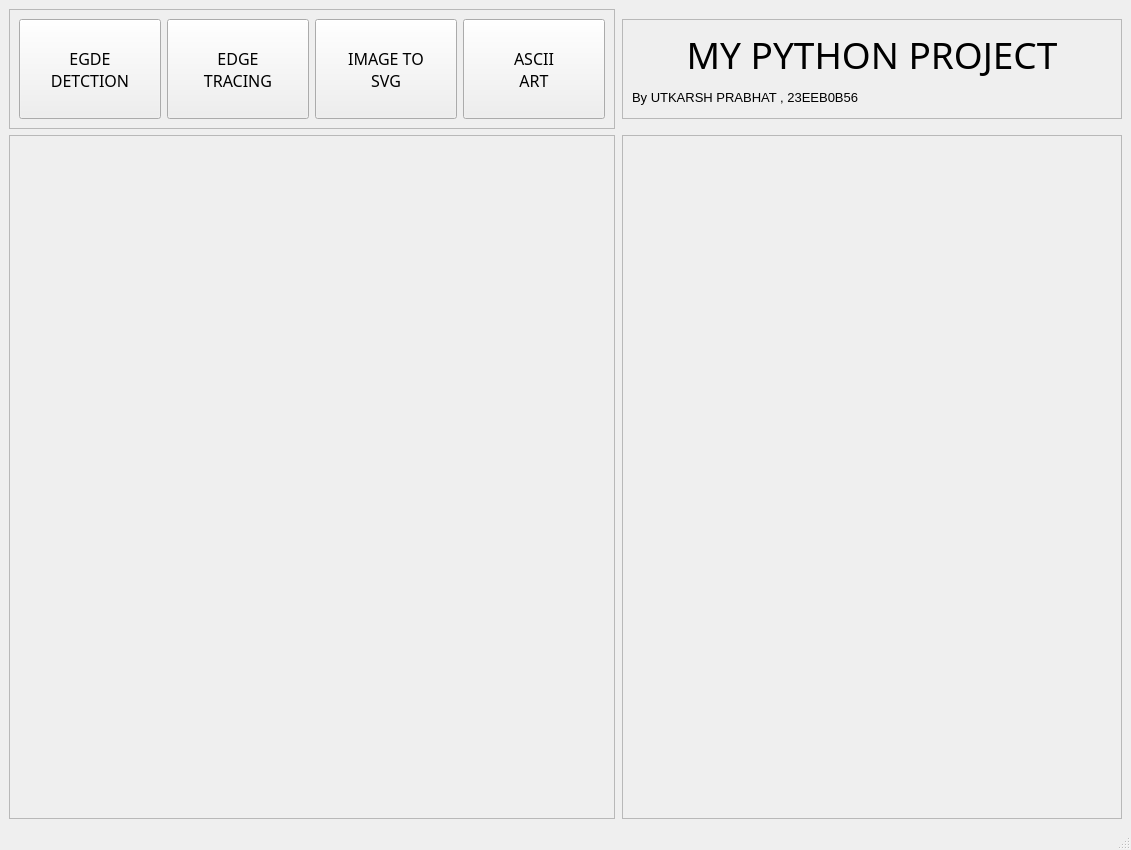
<?xml version="1.0" encoding="UTF-8"?>
<ui version="4.0">
 <class>MainWindow</class>
 <widget class="QMainWindow" name="MainWindow">
  <property name="geometry">
   <rect>
    <x>0</x>
    <y>0</y>
    <width>1131</width>
    <height>850</height>
   </rect>
  </property>
  <property name="windowTitle">
   <string>MainWindow</string>
  </property>
  <property name="autoFillBackground">
   <bool>false</bool>
  </property>
  <widget class="QWidget" name="centralwidget">
   <layout class="QGridLayout" name="gridLayout_2">
    <item row="0" column="0">
     <layout class="QGridLayout" name="gridLayout">
      <property name="horizontalSpacing">
       <number>7</number>
      </property>
      <item row="0" column="0">
       <widget class="QFrame" name="MENU_FRAME">
        <property name="sizePolicy">
         <sizepolicy hsizetype="Expanding" vsizetype="Preferred">
          <horstretch>0</horstretch>
          <verstretch>0</verstretch>
         </sizepolicy>
        </property>
        <property name="minimumSize">
         <size>
          <width>600</width>
          <height>100</height>
         </size>
        </property>
        <property name="frameShape">
         <enum>QFrame::StyledPanel</enum>
        </property>
        <property name="frameShadow">
         <enum>QFrame::Raised</enum>
        </property>
        <layout class="QHBoxLayout" name="horizontalLayout_2">
         <item>
          <widget class="QPushButton" name="menu_button_1">
           <property name="minimumSize">
            <size>
             <width>0</width>
             <height>100</height>
            </size>
           </property>
           <property name="font">
            <font>
             <family>Bahnschrift SemiBold Condensed</family>
             <pointsize>12</pointsize>
            </font>
           </property>
           <property name="cursor">
            <cursorShape>PointingHandCursor</cursorShape>
           </property>
           <property name="text">
            <string>EGDE 
DETCTION</string>
           </property>
          </widget>
         </item>
         <item>
          <widget class="QPushButton" name="menu_button_2">
           <property name="minimumSize">
            <size>
             <width>0</width>
             <height>100</height>
            </size>
           </property>
           <property name="font">
            <font>
             <family>Bahnschrift SemiBold Condensed</family>
             <pointsize>12</pointsize>
            </font>
           </property>
           <property name="cursor">
            <cursorShape>PointingHandCursor</cursorShape>
           </property>
           <property name="text">
            <string>EDGE
TRACING</string>
           </property>
          </widget>
         </item>
         <item>
          <widget class="QPushButton" name="menu_button_3">
           <property name="minimumSize">
            <size>
             <width>0</width>
             <height>100</height>
            </size>
           </property>
           <property name="font">
            <font>
             <family>Bahnschrift SemiBold Condensed</family>
             <pointsize>12</pointsize>
            </font>
           </property>
           <property name="cursor">
            <cursorShape>PointingHandCursor</cursorShape>
           </property>
           <property name="text">
            <string>IMAGE TO
SVG</string>
           </property>
          </widget>
         </item>
         <item>
          <widget class="QPushButton" name="menu_button_4">
           <property name="minimumSize">
            <size>
             <width>0</width>
             <height>100</height>
            </size>
           </property>
           <property name="font">
            <font>
             <family>Bahnschrift SemiBold Condensed</family>
             <pointsize>12</pointsize>
            </font>
           </property>
           <property name="cursor">
            <cursorShape>PointingHandCursor</cursorShape>
           </property>
           <property name="text">
            <string>ASCII 
ART</string>
           </property>
          </widget>
         </item>
        </layout>
       </widget>
      </item>
      <item row="0" column="1">
       <widget class="QFrame" name="APP_NAME_FRAME">
        <property name="sizePolicy">
         <sizepolicy hsizetype="Fixed" vsizetype="Fixed">
          <horstretch>0</horstretch>
          <verstretch>0</verstretch>
         </sizepolicy>
        </property>
        <property name="minimumSize">
         <size>
          <width>500</width>
          <height>100</height>
         </size>
        </property>
        <property name="maximumSize">
         <size>
          <width>500</width>
          <height>100</height>
         </size>
        </property>
        <property name="font">
         <font>
          <pointsize>10</pointsize>
         </font>
        </property>
        <property name="frameShape">
         <enum>QFrame::StyledPanel</enum>
        </property>
        <property name="frameShadow">
         <enum>QFrame::Raised</enum>
        </property>
        <layout class="QVBoxLayout" name="verticalLayout_2">
         <item>
          <widget class="QLabel" name="APP_TITLE">
           <property name="font">
            <font>
             <family>Freestyle Script</family>
             <pointsize>28</pointsize>
            </font>
           </property>
           <property name="text">
            <string>MY PYTHON PROJECT</string>
           </property>
           <property name="alignment">
            <set>Qt::AlignCenter</set>
           </property>
          </widget>
         </item>
         <item>
          <widget class="QLabel" name="APP_CREDITS">
           <property name="text">
            <string>By UTKARSH PRABHAT , 23EEB0B56</string>
           </property>
          </widget>
         </item>
        </layout>
       </widget>
      </item>
      <item row="1" column="1">
       <widget class="QFrame" name="OPTIONS_FRAME">
        <property name="sizePolicy">
         <sizepolicy hsizetype="Preferred" vsizetype="MinimumExpanding">
          <horstretch>0</horstretch>
          <verstretch>0</verstretch>
         </sizepolicy>
        </property>
        <property name="maximumSize">
         <size>
          <width>500</width>
          <height>16777215</height>
         </size>
        </property>
        <property name="font">
         <font>
          <family>Bahnschrift SemiCondensed</family>
          <pointsize>13</pointsize>
         </font>
        </property>
        <property name="frameShape">
         <enum>QFrame::StyledPanel</enum>
        </property>
        <property name="frameShadow">
         <enum>QFrame::Raised</enum>
        </property>
        <layout class="QVBoxLayout" name="verticalLayout">
         <item>
          <widget class="QStackedWidget" name="stackedWidget">
           <property name="currentIndex">
            <number>3</number>
           </property>
           <widget class="edge_detction_frame" name="page"/>
           <widget class="edge_tracing_frame" name="page_2"/>
           <widget class="image_to_svg_frame" name="page_3"/>
           <widget class="image_to_svg_frame" name="page_6"/>
          </widget>
         </item>
        </layout>
       </widget>
      </item>
      <item row="1" column="0">
       <widget class="QFrame" name="DISPLAY_FRAME">
        <property name="sizePolicy">
         <sizepolicy hsizetype="Expanding" vsizetype="Preferred">
          <horstretch>0</horstretch>
          <verstretch>0</verstretch>
         </sizepolicy>
        </property>
        <property name="frameShape">
         <enum>QFrame::StyledPanel</enum>
        </property>
        <property name="frameShadow">
         <enum>QFrame::Raised</enum>
        </property>
        <layout class="QHBoxLayout" name="horizontalLayout">
         <item>
          <widget class="QStackedWidget" name="stackedWidget_2">
           <property name="currentIndex">
            <number>0</number>
           </property>
           <widget class="QWidget" name="page_4"/>
           <widget class="QWidget" name="page_5"/>
          </widget>
         </item>
        </layout>
       </widget>
      </item>
     </layout>
    </item>
   </layout>
  </widget>
  <widget class="QStatusBar" name="statusBar"/>
 </widget>
 <customwidgets>
  <customwidget>
   <class>edge_detction_frame</class>
   <extends>QWidget</extends>
   <header>edge_detction_frame</header>
   <container>1</container>
  </customwidget>
  <customwidget>
   <class>edge_tracing_frame</class>
   <extends>QWidget</extends>
   <header>edge_tracing_frame</header>
   <container>1</container>
  </customwidget>
  <customwidget>
   <class>image_to_svg_frame</class>
   <extends>QWidget</extends>
   <header>image_to_svg_frame.h</header>
   <container>1</container>
  </customwidget>
 </customwidgets>
 <resources/>
 <connections/>
</ui>
